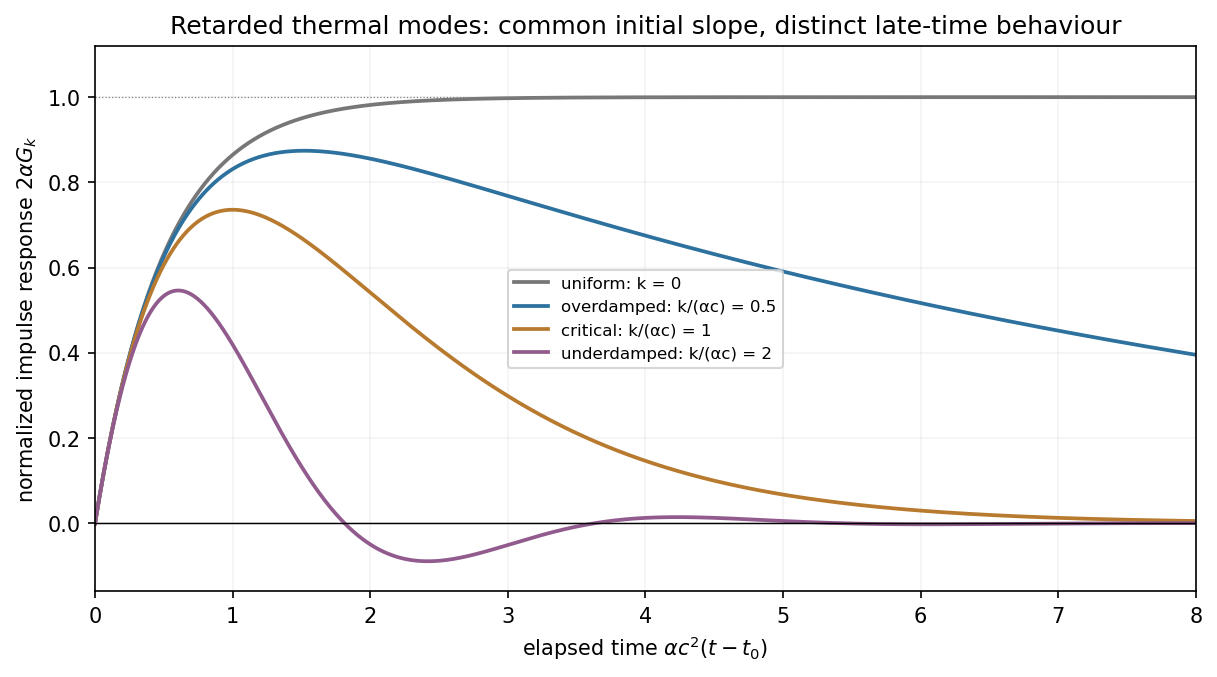

Write Python code to recreate this figure.
"""Original explanatory figure; Python 3.14, NumPy and Matplotlib."""
from pathlib import Path
import numpy as np
import matplotlib
matplotlib.use('Agg')
import matplotlib.pyplot as plt
plt.rcParams.update({'font.size':10,'figure.facecolor':'white','axes.facecolor':'white','savefig.facecolor':'white'})

fig,ax=plt.subplots(figsize=(8,4.4),layout='constrained');u=np.linspace(0,8,1000)
for ratio,col in [(0,'#777777'),(.5,'#2d719e'),(1,'#b87a2e'),(2,'#925b8e')]:
 if ratio==1:y=2*u*np.exp(-u)
 elif ratio<1:
  d=np.sqrt(1-ratio*ratio);y=2*np.exp(-u)*np.sinh(d*u)/d
 else:
  d=np.sqrt(ratio*ratio-1);y=2*np.exp(-u)*np.sin(d*u)/d
 label={0:'uniform: k = 0',.5:'overdamped: k/(αc) = 0.5',1:'critical: k/(αc) = 1',2:'underdamped: k/(αc) = 2'}[ratio]
 ax.plot(u,y,color=col,label=label,lw=1.8)
ax.axhline(0,color='k',lw=.7);ax.axhline(1,color='grey',lw=.6,ls=':');ax.set(xlim=(0,8),ylim=(-.16,1.12),xlabel=r'elapsed time $\alpha c^2(t-t_0)$',ylabel=r'normalized impulse response $2\alpha G_k$',title='Retarded thermal modes: common initial slope, distinct late-time behaviour');ax.legend(fontsize=8);ax.grid(alpha=.15)

fig.savefig(Path(__file__).stem+'.png',dpi=150,bbox_inches='tight',facecolor='white');plt.close(fig)
